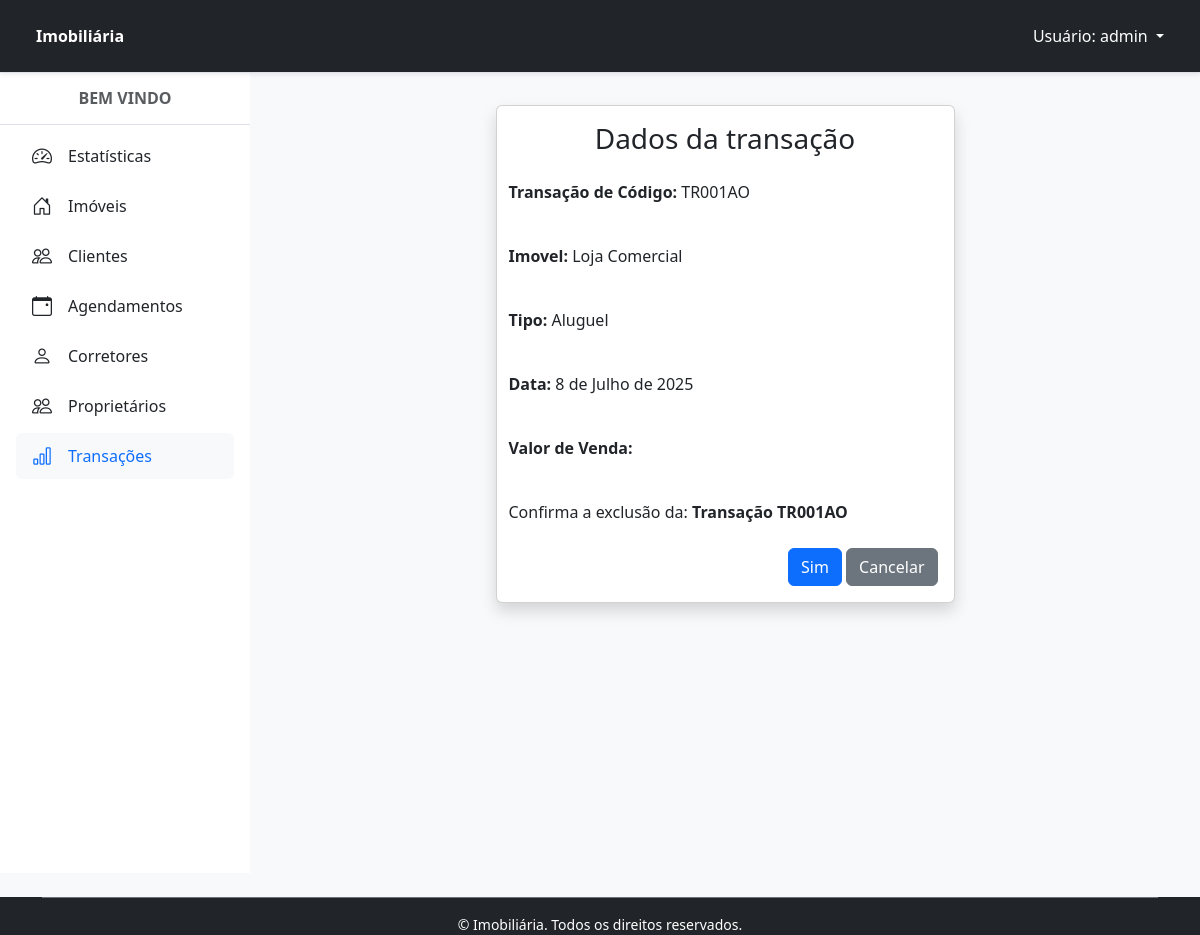
The app's page /transacao/8/apagar/ (signed in) with its own data.
### transacao/models.py (models this page shows, shortened)
class Transacao(models.Model):
    codigoTransacao = models.CharField('Código da Transação', max_length=10, unique=True)
    codigoImovel = models.ForeignKey('imovel.Imovel', on_delete=models.CASCADE, verbose_name='Imóvel:')
    codigoCorretor = models.ForeignKey('corretores.Corretor', on_delete=models.CASCADE, verbose_name='Corretor:')
    codigoCliente = models.ForeignKey('cliente.Cliente', on_delete=models.CASCADE, verbose_name='Cliente:')
    tipoTransacao = models.CharField('Tipo:', max_length=20, choices=[('Venda', 'Venda'), ('Aluguel', 'Aluguel')])
    dataTransacao = models.DateField('Data:')
    statusTransacao = models.CharField('Status:', max_length=20, choices=[('Pendente', 'Pendente'), ('Concluída', 'Concluída'), ('Cancelada', 'Cancelada')])
    valorVenda = models.DecimalField('Valor da Venda:', max_digits=10, decimal_places=2, null=True, blank=True)
    valorComissao = models.DecimalField('Valor da Comissão:', max_digits=10, decimal_places=2, null=True, blank=True)
    valorAluguelMensal = models.DecimalField('Valor do Aluguel Mensal:', max_digits=10, decimal_places=2, null=True, blank=True)
    dataInicioAluguel = models.DateField('Data de Início do Aluguel:', null=True, blank=True)
    dataFimAluguel = models.DateField('Data de Fim do Aluguel:', null=True, blank=True)
    diaVencimentoAluguel = models.IntegerField('Dia de Vencimento do Aluguel:', null=True, blank=True)
    class Meta:
        verbose_name = 'Transação'
        verbose_name_plural = 'Transações'
    def __str__(self):
        return f"Transação {self.codigoTransacao}"

### imovel/models.py (models this page shows, shortened)
class Imovel(models.Model):
    nome = models.CharField(max_length=100)
    codigoImovel = models.CharField('Código do Imóvel', max_length=10, unique=True, help_text='Código único do imóvel')
    foto = StdImageField('Foto', upload_to='pessoas', delete_orphans=True, null=True, blank=True)
    rua = models.CharField('Rua', max_length=100, help_text='Nome da rua do imóvel', null=True, blank=True)
    bairro = models.CharField('Bairro', max_length=100, help_text='Bairro onde o imóvel está localizado', null=True, blank=True)
    cidade = models.CharField('Cidade', max_length=100, help_text='Cidade onde o imóvel está localizado', null=True, blank=True)
    estado = models.CharField('Estado', max_length=100, help_text='Estado onde o imóvel está localizado', null=True, blank=True)
    cep = models.CharField('CEP', max_length=10, help_text='Código Postal do imóvel', null=True, blank=True)
    numero = models.CharField('Número', max_length=10, help_text='Número do imóvel no endereço', null=True, blank=True)
    complemento = models.CharField('Complemento', max_length=50, null=True, blank=True, help_text='Complemento do endereço (ex: apartamento, bloco)')
    proprietario = models.ManyToManyField(Proprietario, verbose_name='Proprietário',)
    disponivel_locacao = models.BooleanField('Disponível para Locação', default=True, )
    valorVenda = models.DecimalField('Valor de Venda', max_digits=10, decimal_places=2, null=True, blank=True )
    valorIPTU = models.DecimalField('Valor IPTU', max_digits=10, decimal_places=2, null=True, blank=True)
    valorCondominio = models.DecimalField('Valor do Condomínio', max_digits=10, decimal_places=2, null=True, blank=True )
    areaTotal = models.DecimalField('Área Total (m²)', max_digits=10, decimal_places=2, null=True, blank=True)
    areaPrivativa = models.DecimalField('Área Privativa (m²)', max_digits=10, decimal_places=2, null=True, blank=True)
    areaUtil = models.DecimalField('Área Útil (m²)', max_digits=10, decimal_places=2, null=True, blank=True)
    numQuartos = models.IntegerField('Número de Quartos', null=True, blank=True,)
    numBanheiros = models.IntegerField('Número de Banheiros', null=True, blank=True,)
    vagasGaragem = models.IntegerField('Vagas de Garagem', null=True, blank=True,)
    caracteristicas = models.TextField('Características', null=True, blank=True, )
    comodidades = models.TextField('Comodidades', null=True, blank=True,)
    descricao = models.TextField('Descrição Completa', null=True, blank=True, )
    tipoImovel = models.CharField('Tipo de Imóvel', max_length=20, choices=[('Casa', 'Casa'), ('Apartamento', 'Apartamento'), ('Terreno', 'Terreno'), ('Comercial', 'Comercial'), ('Outro', 'Outro'),], null=True, blank=True)
    last_updated = models.DateTimeField('Última Atualização', auto_now=True, help_text='Data e hora da última atualização do imóvel')
    valorAluguel = models.DecimalField('Valor do Aluguel', max_digits=10, decimal_places=2, null=True, blank=True)
    VALORIZACAO_PADRAO = Decimal('1.10')
    zona_valorizacao = models.BooleanField(
        'Zona de Valorização',
        default=False,
        help_text="Marque se o imóvel está em uma região de valorização especial (ex: bairro de luxo, próximo a universidades)."
    )
    class Meta:
        verbose_name = 'Imóvel'
        verbose_name_plural = 'Imóveis'
    def __str__(self):
        return self.nome

### transacao/views.py (the view, shortened to what this page needs)
# urls.py: path('transacao/<int:pk>/apagar/', TransacaoDeleteView.as_view(), name='transacao_apagar'),
class TransacaoDeleteView(PermissionRequiredMixin, SuccessMessageMixin, DeleteView):
    permission_required = 'transacao.delete_transacao'
    permission_denied_message = 'Você não tem permissão para acessar esta página.'
    model = Transacao
    template_name = 'transacao_apagar.html'
    success_url = reverse_lazy('transacao')
    success_message = 'Transação excluída com sucesso!'

### transacao/templates/transacao_apagar.html (shortened to what this page needs)
{% extends 'principal.html' %}
{% load django_bootstrap5 %}
{% block content %}
<div class="card shadow m-3 col-md-6 mx-auto">
    <div class="card-body">
        <div class="row">
            <h3 class="text-center">Dados da transação</h3>
            <p class="p-2 mt-2"><strong>Transação de Código: </strong>{{ object.codigoTransacao }}</p>
            <p class="p-2 mt-2"><strong>Imovel: </strong>{{ object.codigoImovel }}</p>
            <p class="p-2 mt-2"><strong>Tipo: </strong>{{ object.tipoTransacao}}</p>
            <p class="p-2 mt-2"><strong>Data: </strong>{{ object.dataTransacao}}</p>
            <p class="p-2 mt-2"><strong>Valor de Venda: </strong>{{ object.valorVenda|floatformat:"2g"}}</p>
            <p class="p-2 mt-2">Confirma a exclusão da: <strong>{{ object }}</strong></p>
            <form method="POST" enctype="multipart/form-data">
                <div class="text-end">
                    {% bootstrap_button button_type="submit" content="Sim" %}
                    <a href="{% url 'transacao' %}" class="btn btn-secondary text-white" type="button">
                        <span class="text">Cancelar</span>
                    </a>
                </div>
            </form>
        </div>
    </div>
</div>
{% endblock %}

### home/templates/navbar.html (shortened to what this page needs)
<header class="bg-dark border-bottom py-3 px-4 sticky-top shadow-sm">
  <div class="container-fluid">
    <div class="d-flex justify-content-between align-items-center">
      {% if request.user.is_authenticated %}
        <div class="d-flex align-items-center gap-2">
          <span class="fw-bold text-white">Imobiliária</span>
        </div>
        <ul class="navbar-nav">
          <li class="nav-item dropdown">
            <a class="nav-link dropdown-toggle text-white" href="#" id="navbarLogin" role="button" data-bs-toggle="dropdown" aria-expanded="false">
              Usuário: {{ request.user.username }}
            </a>
          </li>
        </ul>
      {% endif %}
    </div>
  </div>
</header>

### records on screen
Transacao: codigoTransacao "TR001AO", codigoImovel "Loja Comercial", tipoTransacao "Aluguel", dataTransacao "8 de Julho de 2025", codigoTransacao "Transação TR001AO"

### other values on screen
{{ request.user.username }} "admin"
